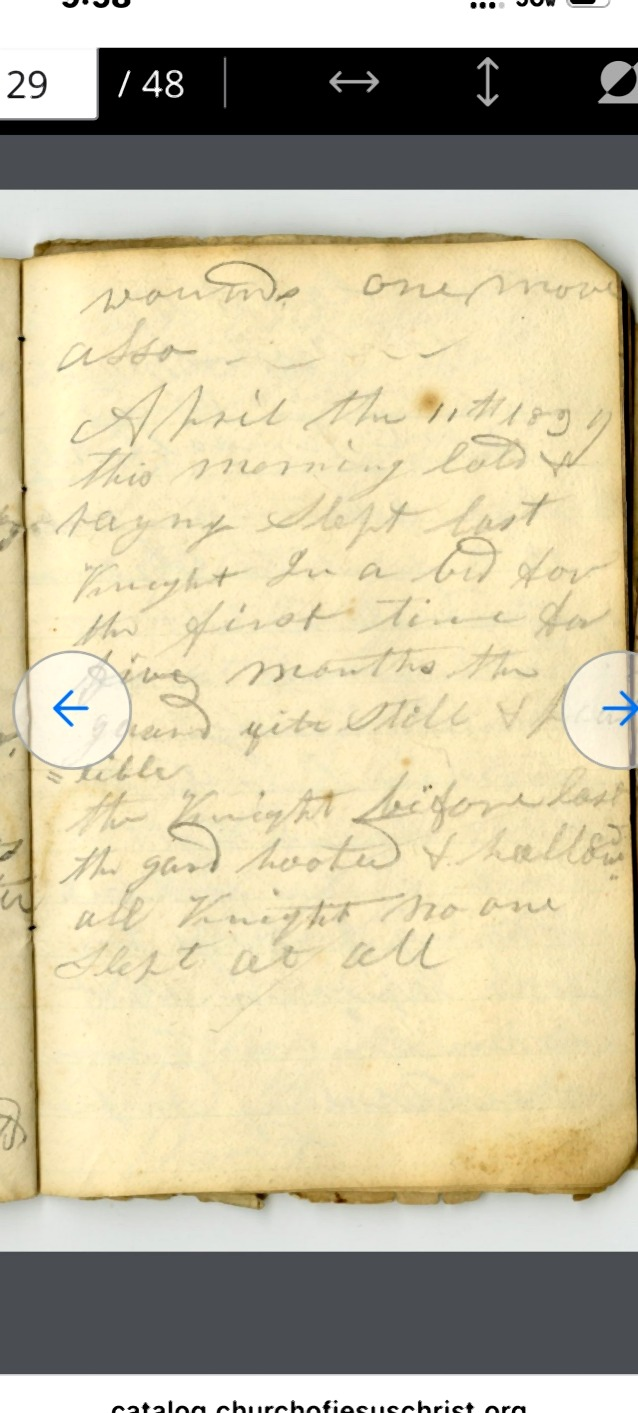
#> input picture images/1839-03-30.jpg, 638 x 1413 px
$ python -i process_images.py   (imports and definitions only)
#> lines starting #> are read from the running program, lines starting #| are printed output that depends on the picture; after the words box and inside, x2 and y2 are one past the last pixel; in counts of white or black regions, pixels touching at a corner belong together
#> further down, picture is the input picture: shape (1413, 638, 3); mean B, G, R 161.9, 192.3, 202.2
#!/usr/bin/env python3
"""
Batch image processing pipeline for manuscript pages.

Operations (configurable via CLI flags):
- Auto-crop borders by edge detection
- Deskew (estimate rotation) and rotate to correct
- Contrast-limited adaptive histogram equalization (CLAHE) for readability
- Denoise (non-local means)
- Sharpen

Outputs to images/processed/YYYY-MM-DD.jpg by default (keeps original filenames).

Usage examples:
  ./scripts/process_images.py --all --clahe --denoise --sharpen
  ./scripts/process_images.py 1839-04-05 --crop --deskew --clahe
"""
from __future__ import annotations
import argparse
from pathlib import Path
import sys

try:
    import cv2  # type: ignore
    import numpy as np  # type: ignore
except Exception as e:
    print("OpenCV (cv2) and numpy are required. Install with: pip install opencv-python-headless numpy", file=sys.stderr)
    raise

REPO_ROOT = Path(__file__).resolve().parents[1]
IMAGES_DIR = REPO_ROOT / "images"
OUT_DIR = IMAGES_DIR / "processed"


def load_image(path: Path):
    return cv2.imread(str(path))


def save_image(path: Path, img):
    path.parent.mkdir(parents=True, exist_ok=True)
    cv2.imwrite(str(path), img, [int(cv2.IMWRITE_JPEG_QUALITY), 95])


def auto_crop(img, pad_frac: float = 0.02, min_area_frac: float = 0.7):
#> called with pad_frac = 0.02, min_area_frac = 0.7
    gray = cv2.cvtColor(img, cv2.COLOR_BGR2GRAY)
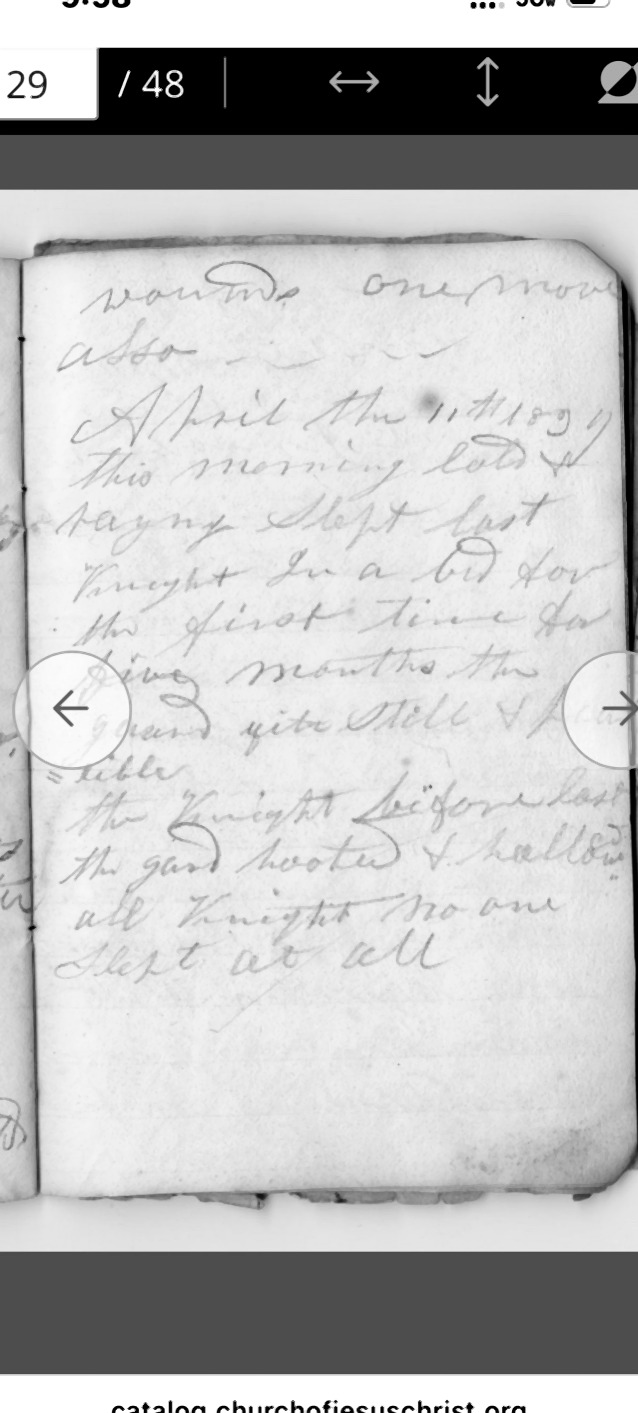
#> gray: shape (1413, 638); min 0, max 255, mean 191.9
    blur = cv2.GaussianBlur(gray, (5, 5), 0)
    edges = cv2.Canny(blur, 50, 150)
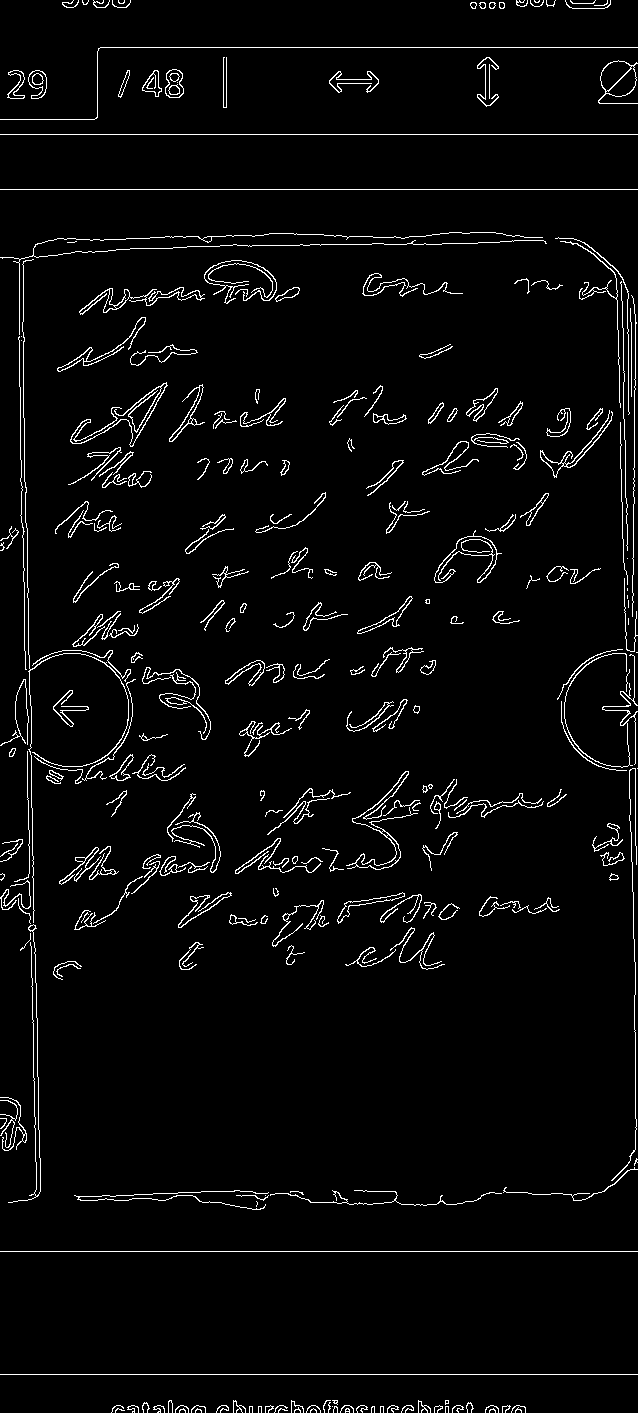
#> edges: shape (1413, 638); 3.6% white in thin lines or dots
    contours, _ = cv2.findContours(edges, cv2.RETR_EXTERNAL, cv2.CHAIN_APPROX_SIMPLE)
#> contours = 295 contours, 163 with area under 20; largest, box (x1, y1, x2, y2) and area: (598, 60, 638, 104) 1020, (346, 771, 418, 870) 470, (165, 69, 184, 98) 408, (28, 70, 47, 99) 332, (337, 892, 405, 924) 317
    if not contours:
        return img
    c = max(contours, key=cv2.contourArea)
#> c = contour of 69 points, box (x1, y1, x2, y2) (598, 60, 638, 104), area 1020
    x, y, w, h = cv2.boundingRect(c)
#> x = 598; y = 60; w = 40; h = 44
    # Add padding as fraction of the smaller side
    pad = int(min(w, h) * max(0.0, pad_frac))
#> pad = 0
    x = max(0, x - pad)
    y = max(0, y - pad)
    w = min(img.shape[1] - x, w + 2 * pad)
    h = min(img.shape[0] - y, h + 2 * pad)
    cropped = img[y : y + h, x : x + w]
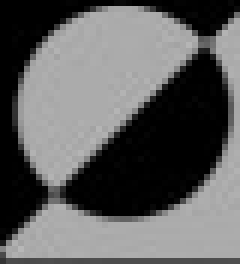
#> cropped: shape (44, 40, 3) (shown 6 times larger); min 0, max 183, mean 95.8
    # Avoid over-cropping: require minimum area, otherwise keep original
    orig_area = img.shape[0] * img.shape[1]
#> orig_area = 901494
    crop_area = h * w
#> crop_area = 1760
    if orig_area <= 0:
        return img
    if crop_area / float(orig_area) < min_area_frac:
        return img
    return cropped


# [37 lines left out: functions estimate_deskew_angle, deskew, apply_clahe, not called in this run]


def denoise(img):
    return cv2.fastNlMeansDenoisingColored(img, None, 3, 3, 7, 21)


def sharpen(img):
    kernel = np.array([[0, -1, 0], [-1, 5, -1], [0, -1, 0]])
    return cv2.filter2D(img, -1, kernel)


# [53 lines left out: functions process_one, main, not called in this run]


# [2 lines not run here, left out]

>>> import cv2
>>> picture = cv2.imread('../images/1839-03-30.jpg')
>>> result = auto_crop(picture)

$ run again, on images/1839-04-15.jpg
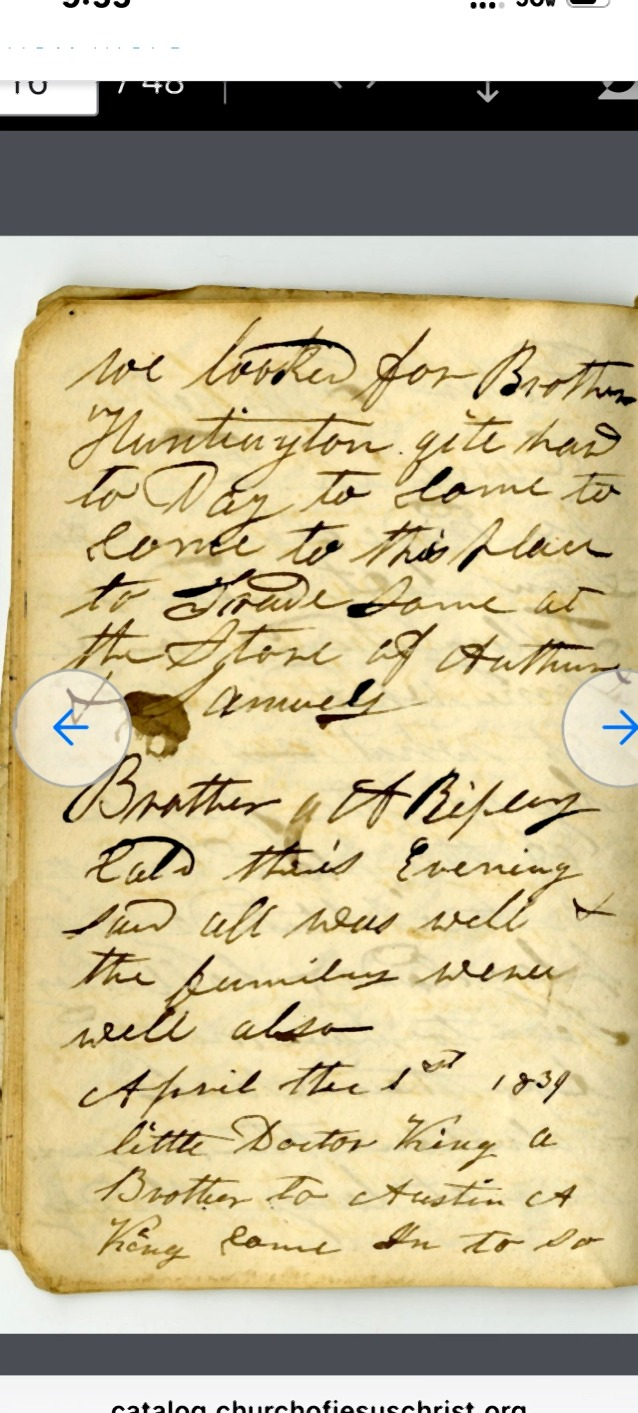
#> input picture images/1839-04-15.jpg, 638 x 1413 px
#> picture is the input picture: shape (1413, 638, 3); mean B, G, R 151, 186.7, 198.9
#> in auto_crop, `edges = cv2.Canny(blur, 50, 150)`:
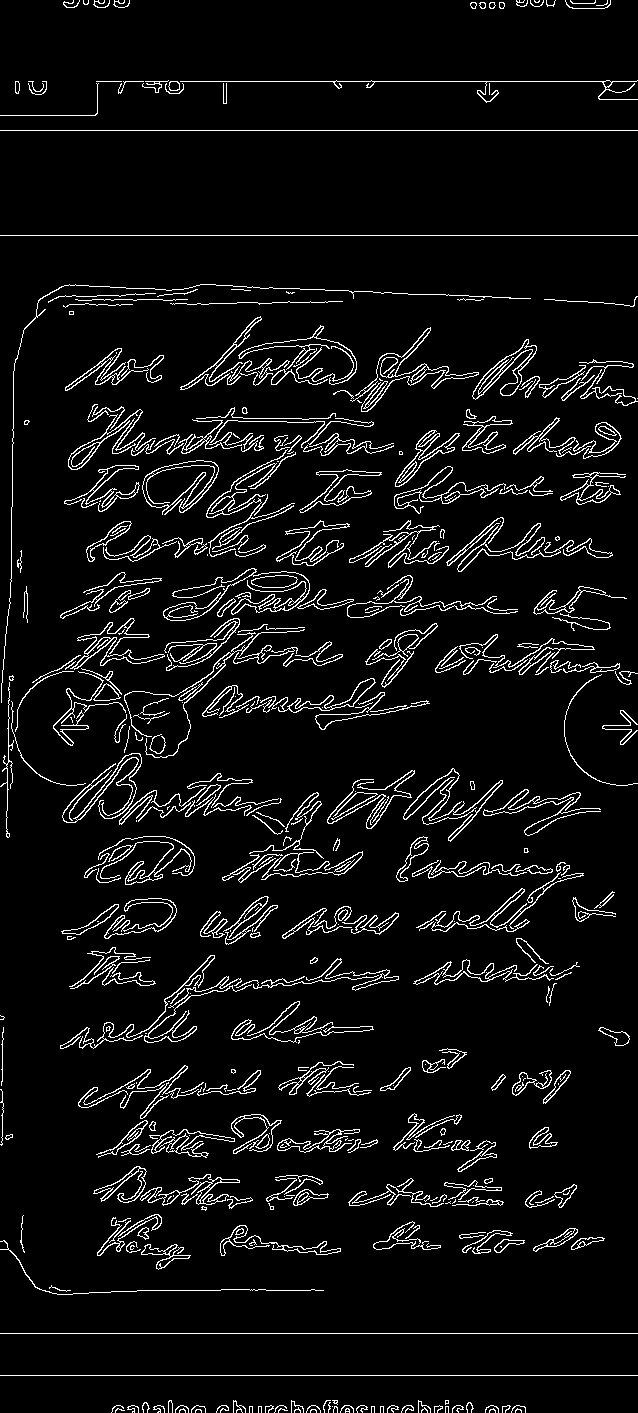
#> edges: shape (1413, 638); 6.1% white in thin lines or dots
#> contours = 444 contours, 249 with area under 20; largest, box (x1, y1, x2, y2) and area: (142, 460, 219, 515) 2501, (472, 339, 537, 400) 1050, (163, 568, 310, 621) 920, (395, 430, 460, 487) 784, (299, 469, 382, 513) 760
#> c = contour of 137 points, box (x1, y1, x2, y2) (142, 460, 219, 515), area 2501
#> in auto_crop, `x, y, w, h = cv2.boundingRect(c)`: x = 142; y = 460; w = 77; h = 55
#> pad = 1
#> in auto_crop, `x = max(0, x - pad)`: x = 141
#> in auto_crop, `y = max(0, y - pad)`: y = 459
#> in auto_crop, `w = min(img.shape[1] - x, w + 2 * pad)`: w = 79
#> in auto_crop, `h = min(img.shape[0] - y, h + 2 * pad)`: h = 57
#> in auto_crop, `cropped = img[y : y + h, x : x + w]`:
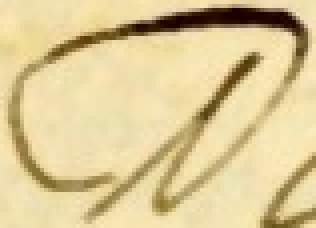
#> cropped: shape (57, 79, 3) (shown 4 times larger); mean B, G, R 150.2, 200.7, 219.3
#> crop_area = 4503

$ run again, on images/1839-04-16.jpg
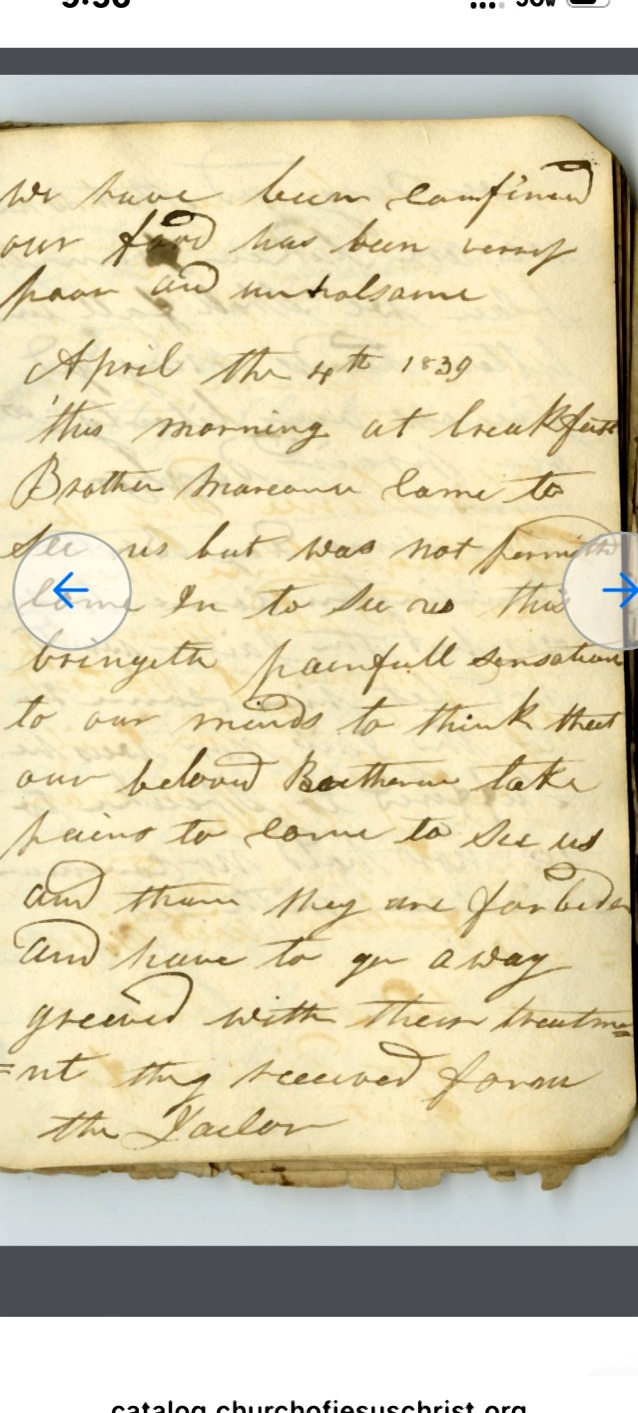
#> input picture images/1839-04-16.jpg, 638 x 1413 px
#> picture is the input picture: shape (1413, 638, 3); mean B, G, R 177.2, 208.1, 217.8
#> in auto_crop, `edges = cv2.Canny(blur, 50, 150)`:
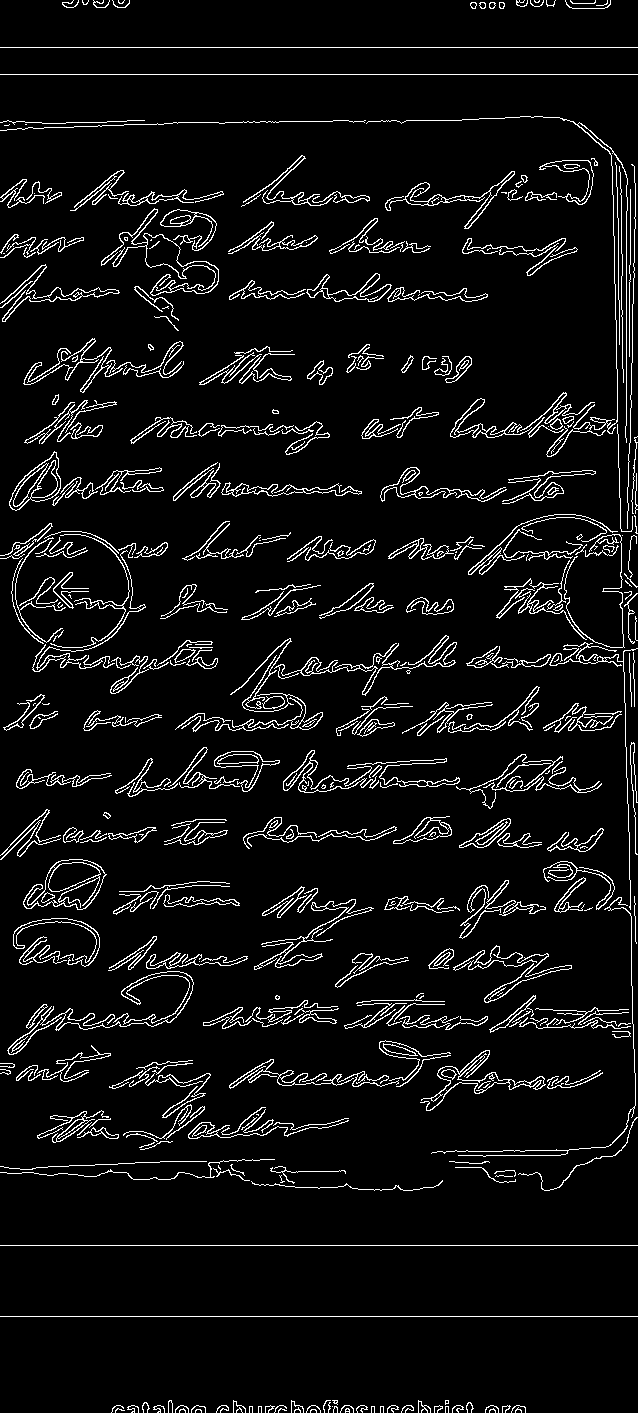
#> edges: shape (1413, 638); 6.3% white in thin lines or dots
#> contours = 455 contours, 265 with area under 20; largest, box (x1, y1, x2, y2) and area: (23, 859, 107, 910) 2585, (101, 208, 219, 296) 1670, (9, 451, 61, 511) 1538, (214, 751, 280, 792) 823, (306, 273, 392, 302) 746
#> c = contour of 132 points, box (x1, y1, x2, y2) (23, 859, 107, 910), area 2585
#> in auto_crop, `x, y, w, h = cv2.boundingRect(c)`: x = 23; y = 859; w = 84; h = 51
#> pad = 1
#> in auto_crop, `x = max(0, x - pad)`: x = 22
#> in auto_crop, `y = max(0, y - pad)`: y = 858
#> in auto_crop, `w = min(img.shape[1] - x, w + 2 * pad)`: w = 86
#> in auto_crop, `h = min(img.shape[0] - y, h + 2 * pad)`: h = 53
#> in auto_crop, `cropped = img[y : y + h, x : x + w]`:
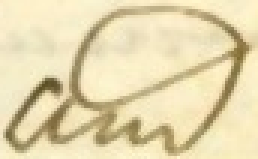
#> cropped: shape (53, 86, 3) (shown 3 times larger); mean B, G, R 174.7, 215.4, 228.5
#> crop_area = 4558
